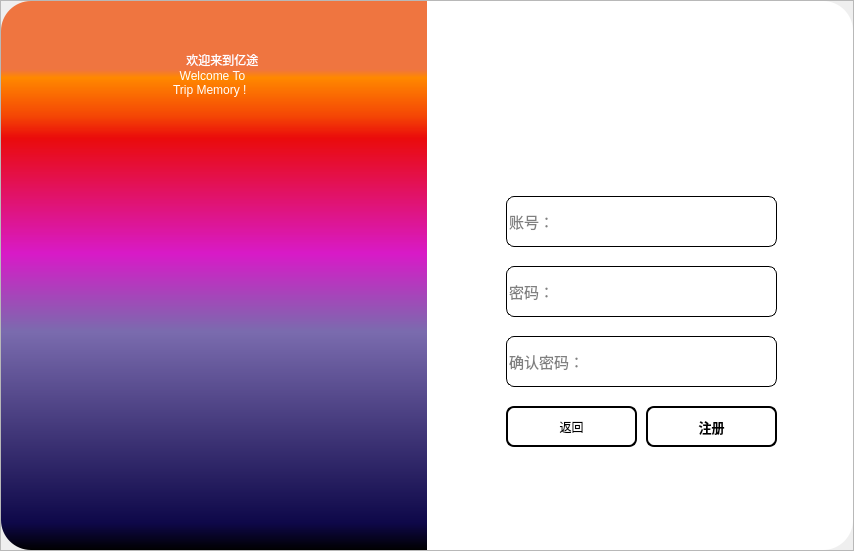
<?xml version="1.0" encoding="UTF-8"?>
<ui version="4.0">
 <class>Form</class>
 <widget class="QWidget" name="Form">
  <property name="geometry">
   <rect>
    <x>0</x>
    <y>0</y>
    <width>854</width>
    <height>551</height>
   </rect>
  </property>
  <property name="windowTitle">
   <string>Form</string>
  </property>
  <layout class="QVBoxLayout" name="verticalLayout">
   <property name="spacing">
    <number>0</number>
   </property>
   <property name="leftMargin">
    <number>0</number>
   </property>
   <property name="topMargin">
    <number>0</number>
   </property>
   <property name="rightMargin">
    <number>0</number>
   </property>
   <property name="bottomMargin">
    <number>0</number>
   </property>
   <item>
    <widget class="QFrame" name="frame">
     <property name="frameShape">
      <enum>QFrame::StyledPanel</enum>
     </property>
     <property name="frameShadow">
      <enum>QFrame::Raised</enum>
     </property>
     <layout class="QHBoxLayout" name="horizontalLayout">
      <property name="spacing">
       <number>0</number>
      </property>
      <property name="leftMargin">
       <number>0</number>
      </property>
      <property name="topMargin">
       <number>0</number>
      </property>
      <property name="rightMargin">
       <number>0</number>
      </property>
      <property name="bottomMargin">
       <number>0</number>
      </property>
      <item>
       <widget class="QFrame" name="frame_2">
        <property name="styleSheet">
         <string notr="true">#frame_2{
	
	
	background-color: qlineargradient(spread:pad, x1:0, y1:1, x2:0, y2:0, stop:0 rgba(0, 0, 0, 255), stop:0.05 rgba(14, 8, 73, 255), stop:0.397727 rgba(122, 107, 174, 255), stop:0.539773 rgba(216, 26, 199, 255), stop:0.75 rgba(234, 11, 11, 255), stop:0.79 rgba(244, 70, 5, 255), stop:0.86 rgba(255, 136, 0, 255), stop:0.875 rgba(239, 117, 64, 255));
border-top-left-radius:30px;
border-bottom-left-radius:30px;
}
</string>
        </property>
        <property name="frameShape">
         <enum>QFrame::StyledPanel</enum>
        </property>
        <property name="frameShadow">
         <enum>QFrame::Raised</enum>
        </property>
        <widget class="QWidget" name="layoutWidget">
         <property name="geometry">
          <rect>
           <x>10</x>
           <y>10</y>
           <width>415</width>
           <height>521</height>
          </rect>
         </property>
         <layout class="QVBoxLayout" name="verticalLayout_4">
          <property name="spacing">
           <number>0</number>
          </property>
          <item>
           <spacer name="verticalSpacer">
            <property name="orientation">
             <enum>Qt::Vertical</enum>
            </property>
            <property name="sizeType">
             <enum>QSizePolicy::Minimum</enum>
            </property>
            <property name="sizeHint" stdset="0">
             <size>
              <width>20</width>
              <height>40</height>
             </size>
            </property>
           </spacer>
          </item>
          <item>
           <layout class="QHBoxLayout" name="horizontalLayout_4">
            <item>
             <spacer name="horizontalSpacer_3">
              <property name="orientation">
               <enum>Qt::Horizontal</enum>
              </property>
              <property name="sizeHint" stdset="0">
               <size>
                <width>78</width>
                <height>20</height>
               </size>
              </property>
             </spacer>
            </item>
            <item>
             <layout class="QVBoxLayout" name="verticalLayout_2">
              <item>
               <widget class="QLabel" name="label">
                <property name="styleSheet">
                 <string notr="true">color: rgb(255, 255, 255);
font: 24pt &quot;Algerian&quot;;</string>
                </property>
                <property name="text">
                 <string>    欢迎来到亿途  </string>
                </property>
               </widget>
              </item>
              <item>
               <widget class="QWidget" name="widget" native="true"/>
              </item>
              <item>
               <widget class="QLabel" name="label_2">
                <property name="styleSheet">
                 <string notr="true">color: rgb(255, 255, 255);
font: 24pt &quot;Algerian&quot;;</string>
                </property>
                <property name="text">
                 <string>  Welcome To
Trip Memory !</string>
                </property>
               </widget>
              </item>
             </layout>
            </item>
            <item>
             <spacer name="horizontalSpacer_4">
              <property name="orientation">
               <enum>Qt::Horizontal</enum>
              </property>
              <property name="sizeHint" stdset="0">
               <size>
                <width>68</width>
                <height>20</height>
               </size>
              </property>
             </spacer>
            </item>
           </layout>
          </item>
          <item>
           <spacer name="verticalSpacer_2">
            <property name="orientation">
             <enum>Qt::Vertical</enum>
            </property>
            <property name="sizeHint" stdset="0">
             <size>
              <width>20</width>
              <height>40</height>
             </size>
            </property>
           </spacer>
          </item>
         </layout>
        </widget>
       </widget>
      </item>
      <item>
       <widget class="QFrame" name="frame_3">
        <property name="styleSheet">
         <string notr="true">background-color: rgb(255, 255, 255);
border-top-right-radius:30px;
border-bottom-right-radius:30px;</string>
        </property>
        <property name="frameShape">
         <enum>QFrame::StyledPanel</enum>
        </property>
        <property name="frameShadow">
         <enum>QFrame::Raised</enum>
        </property>
        <layout class="QVBoxLayout" name="verticalLayout_3">
         <item>
          <widget class="QFrame" name="frame_4">
           <property name="maximumSize">
            <size>
             <width>16777215</width>
             <height>30</height>
            </size>
           </property>
           <property name="frameShape">
            <enum>QFrame::StyledPanel</enum>
           </property>
           <property name="frameShadow">
            <enum>QFrame::Raised</enum>
           </property>
           <widget class="QWidget" name="layoutWidget">
            <property name="geometry">
             <rect>
              <x>-8</x>
              <y>0</y>
              <width>461</width>
              <height>34</height>
             </rect>
            </property>
            <layout class="QHBoxLayout" name="horizontalLayout_3">
             <property name="spacing">
              <number>0</number>
             </property>
             <item>
              <spacer name="horizontalSpacer">
               <property name="orientation">
                <enum>Qt::Horizontal</enum>
               </property>
               <property name="sizeHint" stdset="0">
                <size>
                 <width>270</width>
                 <height>20</height>
                </size>
               </property>
              </spacer>
             </item>
             <item>
              <layout class="QHBoxLayout" name="horizontalLayout_2">
               <property name="spacing">
                <number>0</number>
               </property>
               <item>
                <widget class="QPushButton" name="min_button">
                 <property name="minimumSize">
                  <size>
                   <width>50</width>
                   <height>30</height>
                  </size>
                 </property>
                 <property name="styleSheet">
                  <string notr="true">QPushButton{
	border:none;
}
QPushButton{
	padding-bottom:5px;
}
#min_button:hover{
	background-color: rgb(196, 196, 196);
	border-radius:8px;
	color: rgb(0, 0, 0);
}
#min_button:pressed{
	padding-top:3px;
	padding-left:3px;
}
</string>
                 </property>
                 <property name="text">
                  <string/>
                 </property>
                 <property name="icon">
                  <iconset resource="res1.qrc">
                   <normaloff>:/icons/res1/icons/min.png</normaloff>:/icons/res1/icons/min.png</iconset>
                 </property>
                </widget>
               </item>
               <item>
                <widget class="QPushButton" name="max_button">
                 <property name="minimumSize">
                  <size>
                   <width>50</width>
                   <height>30</height>
                  </size>
                 </property>
                 <property name="styleSheet">
                  <string notr="true">QPushButton{
	border:none;
}
QPushButton{
	padding-bottom:5px;
}
#max_button:hover{
	background-color: rgb(196, 196, 196);
	border-radius:8px;
	color: rgb(0, 0, 0);
}
#max_button:pressed{
	padding-top:3px;
	padding-left:3px;
}
</string>
                 </property>
                 <property name="text">
                  <string/>
                 </property>
                 <property name="icon">
                  <iconset resource="res1.qrc">
                   <normaloff>:/icons/res1/icons/max.png</normaloff>:/icons/res1/icons/max.png</iconset>
                 </property>
                </widget>
               </item>
               <item>
                <widget class="QPushButton" name="close_button">
                 <property name="minimumSize">
                  <size>
                   <width>50</width>
                   <height>30</height>
                  </size>
                 </property>
                 <property name="styleSheet">
                  <string notr="true">QPushButton{
	border:none;
}
QPushButton{
	padding-bottom:5px;
}
#close_button:hover{
	background-color: rgb(196, 196, 196);
	border-radius:8px;
	color: rgb(0, 0, 0);
}
#close_button:pressed{
	padding-top:3px;
	padding-left:3px;
}
</string>
                 </property>
                 <property name="text">
                  <string/>
                 </property>
                 <property name="icon">
                  <iconset resource="res1.qrc">
                   <normaloff>:/icons/res1/icons/close.png</normaloff>:/icons/res1/icons/close.png</iconset>
                 </property>
                </widget>
               </item>
              </layout>
             </item>
             <item>
              <spacer name="horizontalSpacer_2">
               <property name="orientation">
                <enum>Qt::Horizontal</enum>
               </property>
               <property name="sizeHint" stdset="0">
                <size>
                 <width>18</width>
                 <height>20</height>
                </size>
               </property>
              </spacer>
             </item>
            </layout>
           </widget>
          </widget>
         </item>
         <item>
          <widget class="QFrame" name="frame_6">
           <property name="frameShape">
            <enum>QFrame::StyledPanel</enum>
           </property>
           <property name="frameShadow">
            <enum>QFrame::Raised</enum>
           </property>
           <widget class="QWidget" name="widget_2" native="true">
            <property name="geometry">
             <rect>
              <x>40</x>
              <y>20</y>
              <width>419</width>
              <height>431</height>
             </rect>
            </property>
            <widget class="QLineEdit" name="username_lineEdit">
             <property name="geometry">
              <rect>
               <x>30</x>
               <y>130</y>
               <width>271</width>
               <height>51</height>
              </rect>
             </property>
             <property name="font">
              <font>
               <pointsize>11</pointsize>
              </font>
             </property>
             <property name="styleSheet">
              <string notr="true">border:1px solid rgb(0,0,0);
border-radius:8px;</string>
             </property>
             <property name="placeholderText">
              <string>账号：</string>
             </property>
            </widget>
            <widget class="QLineEdit" name="password_lineEdit">
             <property name="geometry">
              <rect>
               <x>30</x>
               <y>200</y>
               <width>271</width>
               <height>51</height>
              </rect>
             </property>
             <property name="font">
              <font>
               <pointsize>11</pointsize>
              </font>
             </property>
             <property name="styleSheet">
              <string notr="true">border:1px solid rgb(0,0,0);
border-radius:8px;</string>
             </property>
             <property name="text">
              <string/>
             </property>
             <property name="echoMode">
              <enum>QLineEdit::Password</enum>
             </property>
             <property name="placeholderText">
              <string>密码：</string>
             </property>
            </widget>
            <widget class="QPushButton" name="return_pushButton">
             <property name="geometry">
              <rect>
               <x>30</x>
               <y>340</y>
               <width>131</width>
               <height>41</height>
              </rect>
             </property>
             <property name="styleSheet">
              <string notr="true">
#return_pushButton{
	background-color: rgb(255, 255, 255);
	border:2px solid rgb(0,0,0);
	border-radius:8px;
}
#return_pushButton:hover{
	background-color: rgb(196, 196, 196);
	color: rgb(0, 0, 0);
}

#return_pushButton:pressed{
	padding-top:5px;
	padding-left:5px;
}
</string>
             </property>
             <property name="text">
              <string>返回</string>
             </property>
             <property name="icon">
              <iconset resource="res1.qrc">
               <normaloff>:/icons/res1/icons/return.png</normaloff>:/icons/res1/icons/return.png</iconset>
             </property>
            </widget>
            <widget class="QPushButton" name="register_pushButton">
             <property name="geometry">
              <rect>
               <x>170</x>
               <y>340</y>
               <width>131</width>
               <height>41</height>
              </rect>
             </property>
             <property name="font">
              <font>
               <pointsize>10</pointsize>
               <bold>true</bold>
              </font>
             </property>
             <property name="styleSheet">
              <string notr="true">
#register_pushButton{
	background-color: rgb(255, 255, 255);
	
	border:2px solid rgb(0,0,0);
	border-radius:8px;
}
#register_pushButton:hover{
	background-color:rgb(196, 196, 196);
	color: rgb(0, 0, 0);
}
#register_pushButton:press{
	padding-top:5px;
	padding-left:5px;
}
#register_pushButton:pressed{
	padding-top:5px;
	padding-left:5px;
}

</string>
             </property>
             <property name="text">
              <string>注册</string>
             </property>
             <property name="icon">
              <iconset resource="res1.qrc">
               <normaloff>:/icons/res1/icons/register.png</normaloff>:/icons/res1/icons/register.png</iconset>
             </property>
            </widget>
            <widget class="QLabel" name="label_3">
             <property name="geometry">
              <rect>
               <x>100</x>
               <y>0</y>
               <width>121</width>
               <height>121</height>
              </rect>
             </property>
             <property name="styleSheet">
              <string notr="true">image: url(:/icons/res1/icons/yitu.png);</string>
             </property>
             <property name="text">
              <string/>
             </property>
            </widget>
            <widget class="QLineEdit" name="confirm_password_lineEdit">
             <property name="geometry">
              <rect>
               <x>30</x>
               <y>270</y>
               <width>271</width>
               <height>51</height>
              </rect>
             </property>
             <property name="font">
              <font>
               <pointsize>11</pointsize>
              </font>
             </property>
             <property name="styleSheet">
              <string notr="true">border:1px solid rgb(0,0,0);
border-radius:8px;</string>
             </property>
             <property name="text">
              <string/>
             </property>
             <property name="echoMode">
              <enum>QLineEdit::Password</enum>
             </property>
             <property name="placeholderText">
              <string>确认密码：</string>
             </property>
            </widget>
           </widget>
          </widget>
         </item>
        </layout>
       </widget>
      </item>
     </layout>
    </widget>
   </item>
  </layout>
 </widget>
 <resources>
  <include location="res1.qrc"/>
 </resources>
 <connections>
  <connection>
   <sender>min_button</sender>
   <signal>clicked()</signal>
   <receiver>Form</receiver>
   <slot>showNormal()</slot>
   <hints>
    <hint type="sourcelabel">
     <x>717</x>
     <y>22</y>
    </hint>
    <hint type="destinationlabel">
     <x>716</x>
     <y>-15</y>
    </hint>
   </hints>
  </connection>
  <connection>
   <sender>max_button</sender>
   <signal>clicked()</signal>
   <receiver>Form</receiver>
   <slot>showFullScreen()</slot>
   <hints>
    <hint type="sourcelabel">
     <x>765</x>
     <y>21</y>
    </hint>
    <hint type="destinationlabel">
     <x>764</x>
     <y>-7</y>
    </hint>
   </hints>
  </connection>
  <connection>
   <sender>close_button</sender>
   <signal>clicked()</signal>
   <receiver>Form</receiver>
   <slot>close()</slot>
   <hints>
    <hint type="sourcelabel">
     <x>829</x>
     <y>25</y>
    </hint>
    <hint type="destinationlabel">
     <x>855</x>
     <y>5</y>
    </hint>
   </hints>
  </connection>
 </connections>
</ui>
